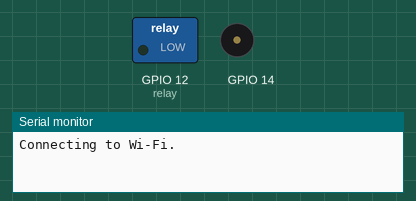
A sketch run on a simulated ESP32. Shown: switched loads named in the sketch (green lamp = pin HIGH), buzzer (waves = sounding), the last lines printed to the serial monitor. WiFi joins after 1.5 s; servers stay silent unless stated; the Firebase database answers and starts empty; pins used as bus, display or sensor lines are not drawn.

Above: at 0.1 s.
At 1.7 s:
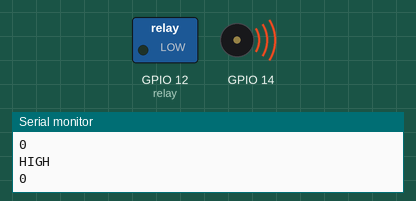
Timing chart, 0 to 3.2 s (numbered marks = the images above):
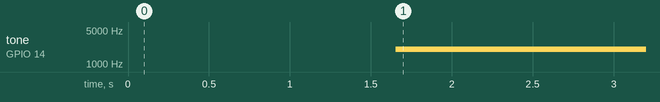

Measured:
- by itself, tone on GPIO 14: silent → 2000 Hz at 1.7 s

The sketch:

Coding_Buzzer.ino
```cpp
#include <Arduino.h>

#if defined(ESP32)

  #include <WiFi.h>

#elif defined(ESP8266)

  #include <ESP8266WiFi.h>

#endif

#include <Firebase_ESP_Client.h>


//Provide the token generation process info.

#include "addons/TokenHelper.h"

//Provide the RTDB payload printing info and other helper functions.

#include "addons/RTDBHelper.h"


// Insert your network credentials

#define WIFI_SSID "sweet home"

#define WIFI_PASSWORD "adepat1314"


// Insert Firebase project API Key

#define API_KEY "AIzaSyBUQRxBHsI0lupZtQ6Yu_K8hY6K_IMFV7A"


// Insert RTDB URLefine the RTDB URL */

#define DATABASE_URL "https://feederproject-8a71b-default-rtdb.asia-southeast1.firebasedatabase.app/"


//Define Firebase Data object

FirebaseData fbdo;


FirebaseAuth auth;

FirebaseConfig config;


unsigned long sendDataPrevMillis = 0;

int count = 0;

bool signupOK = false;


int freq = 2000;
int channel = 0;
int resolution = 8;
#define relay 12

int tes = 0;

void setup() {

 Serial.begin(115200);

  WiFi.begin(WIFI_SSID, WIFI_PASSWORD);

  Serial.print("Connecting to Wi-Fi");

  while (WiFi.status() != WL_CONNECTED){

    Serial.print(".");

    delay(300);

  }

  Serial.println();

  Serial.print("Connected with IP: ");

  Serial.println(WiFi.localIP());

  Serial.println();


  /* Assign the api key (required) */

  config.api_key = API_KEY;


  /* Assign the RTDB URL (required) */

  config.database_url = DATABASE_URL;


  /* Sign up */

  if (Firebase.signUp(&config, &auth, "", "")){
    Serial.println("ok");
    signupOK = true;
  } else{
    Serial.printf("%s\n", config.signer.signupError.message.c_str());
  }


  /* Assign the callback function for the long running token generation task */

  config.token_status_callback = tokenStatusCallback; //see addons/TokenHelper.h


  Firebase.begin(&config, &auth);

  Firebase.reconnectWiFi(true);


  pinMode(relay, OUTPUT);
  Serial.begin(115200);
  ledcSetup(channel, freq, resolution);
  ledcAttachPin(14, channel);
}

void loop() {
  if (Firebase.ready() && signupOK && (millis() - sendDataPrevMillis > 15000 || sendDataPrevMillis == 0)){
    sendDataPrevMillis = millis();

     if (Firebase.RTDB.getInt(&fbdo, "Buzzer")) {
        if (fbdo.dataType() == "int") {
          tes = fbdo.intData();
          Serial.println(tes);
        }
     }else {Serial.println(fbdo.errorReason());}


     if (tes == 1){digitalWrite(relay, HIGH);}
       if (relay, HIGH){
        Serial.println("HIGH");

        ledcWriteTone(channel, 2000);

  for (int dutyCycle = 0; dutyCycle <= 255; dutyCycle=dutyCycle+10){

    Serial.println(dutyCycle);

    ledcWrite(channel, dutyCycle);
    delay(1000);}
    }

     else{
      digitalWrite(relay, LOW);
      (Serial.println("LOW"));

     }

  }


  delay(5000);
}
```
